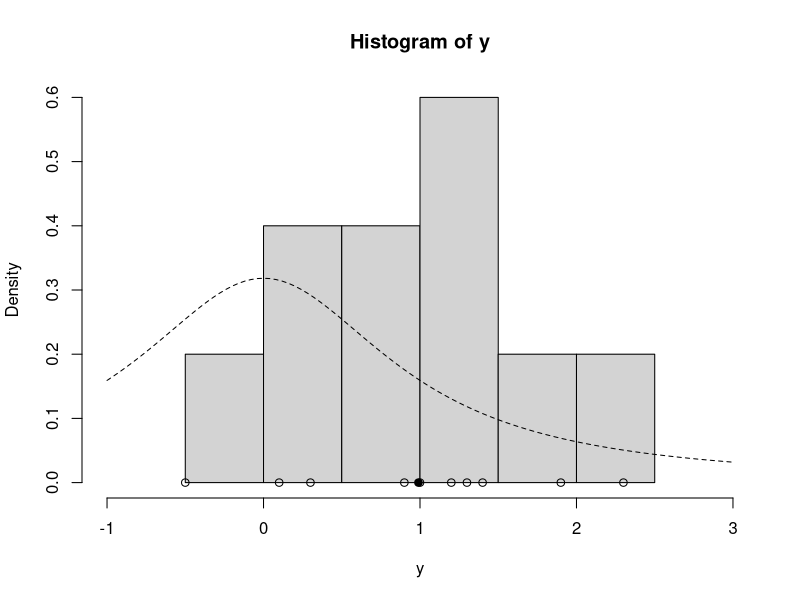
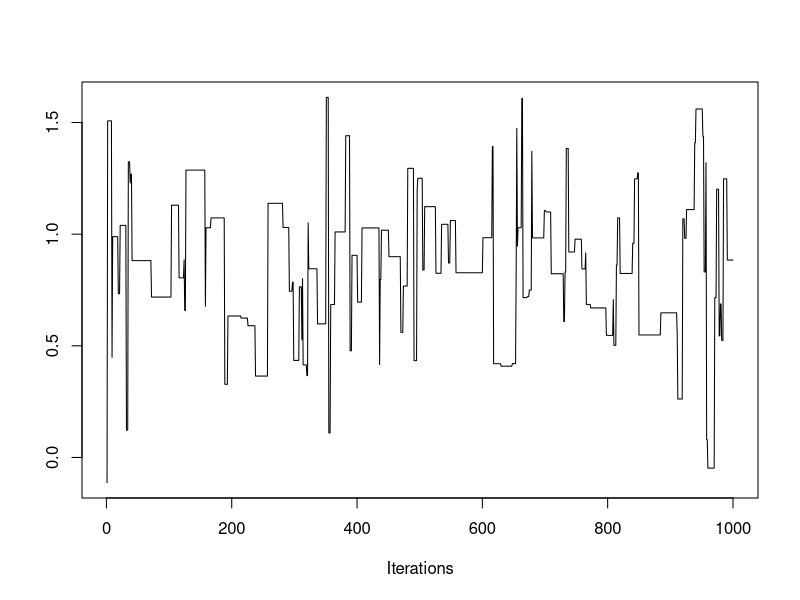
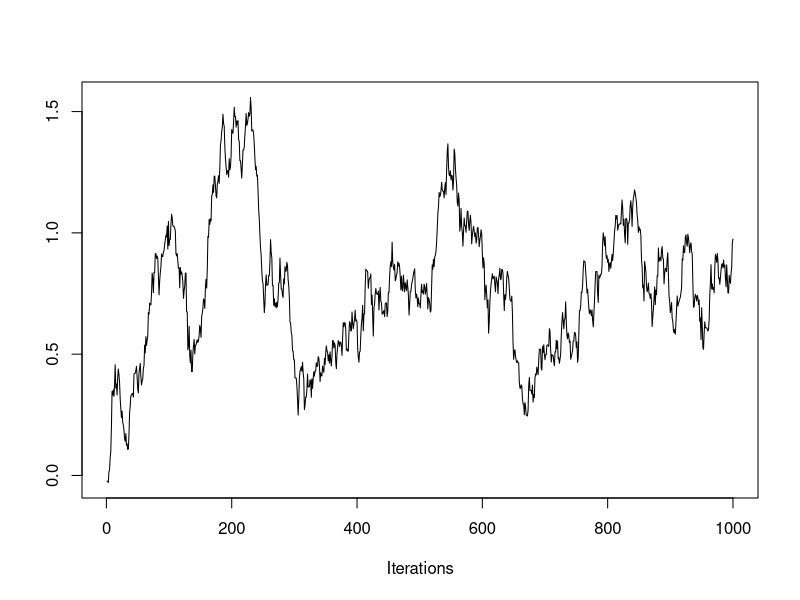
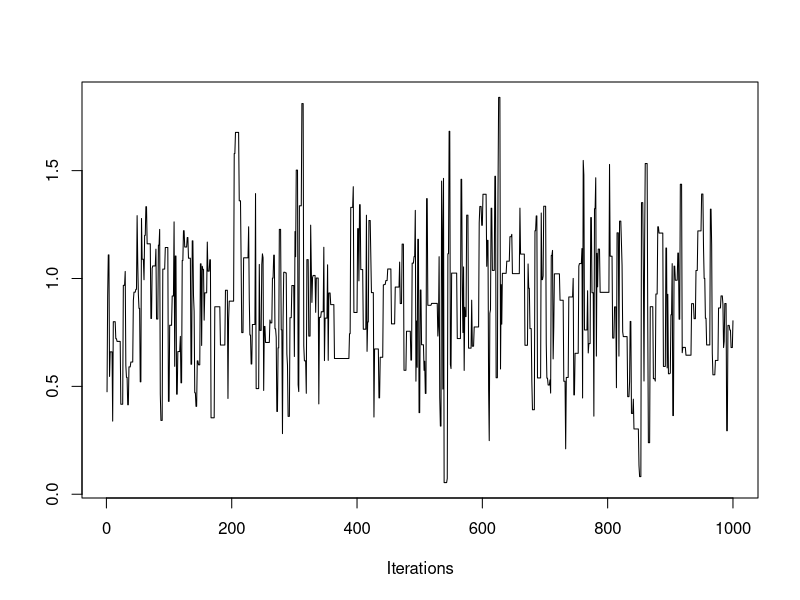
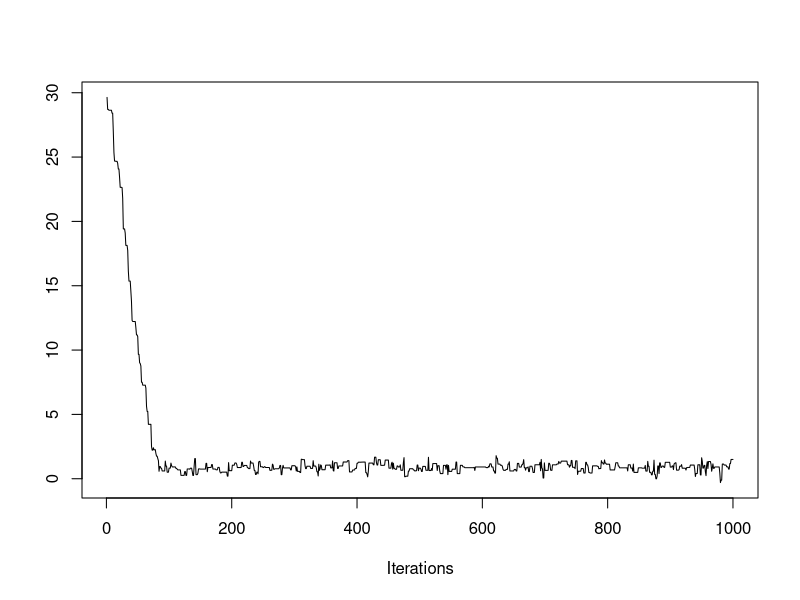
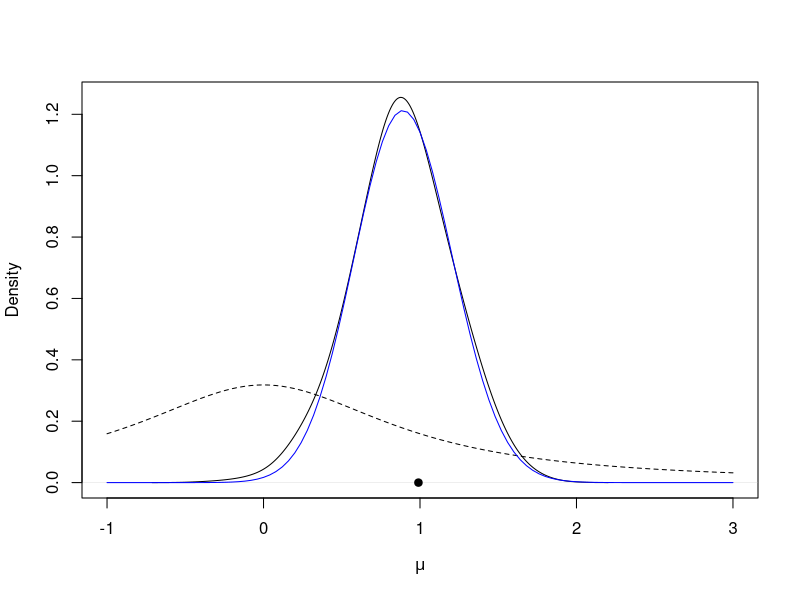
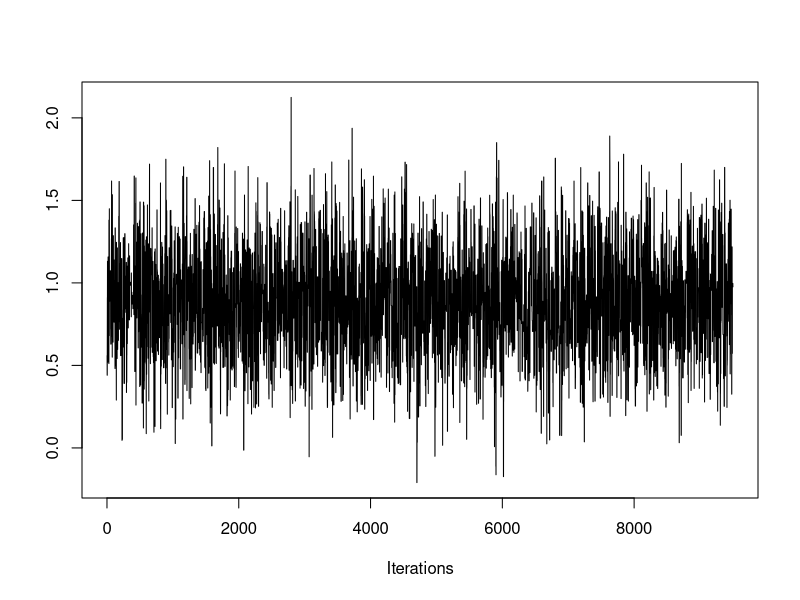
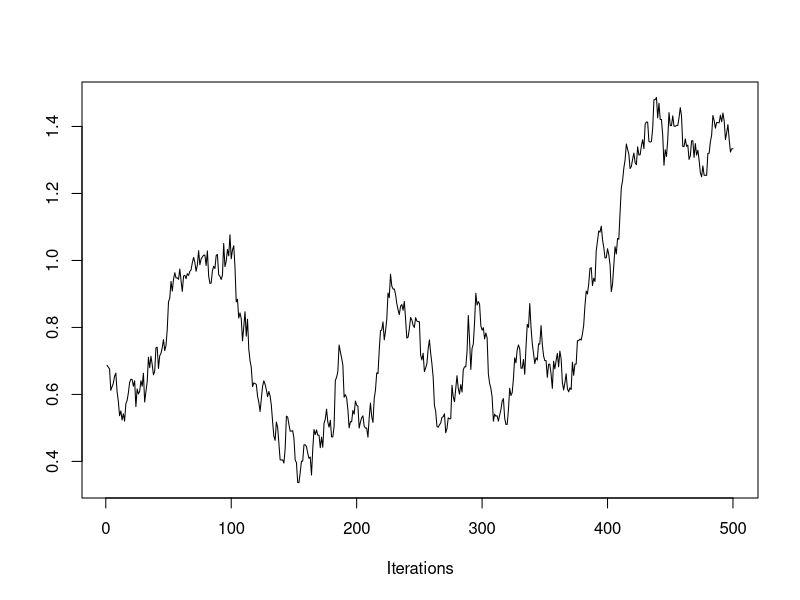

The R script that drew these images, in order:
lg = function(mu, n, ybar) {
  mu2 = mu^2
  n * (ybar * mu - mu2 / 2.0) - log(1 + mu2)
}

mh = function(n, ybar, n_iter, mu_init, cand_sd) {
  ## Random-Walk Metropolis-Hastings algorithm
  
  ## step 1, initialize
  mu_out = numeric(n_iter)
  accpt = 0
  mu_now = mu_init
  lg_now = lg(mu=mu_now, n=n, ybar=ybar)
  
  ## step 2, iterate
  for (i in 1:n_iter) {
    ## step 2a
    mu_cand = rnorm(n=1, mean=mu_now, sd=cand_sd) # draw a candidate
    
    ## step 2b
    lg_cand = lg(mu=mu_cand, n=n, ybar=ybar) # evaluate log of g with the candidate
    lalpha = lg_cand - lg_now # log of acceptance ratio
    alpha = exp(lalpha)
    
    ## step 2c
    u = runif(1) # draw a uniform variable which will be less than alpha with probability min(1, alpha)
    if (u < alpha) { # then accept the candidate
      mu_now = mu_cand
      accpt = accpt + 1 # to keep track of acceptance
      lg_now = lg_cand
    }
    
    ## collect results
    mu_out[i] = mu_now # save this iteration's value of mu
  }
  
  ## return a list of output
  list(mu=mu_out, accpt=accpt/n_iter)
}

y = c(1.2, 1.4, -0.5, 0.3, 0.9, 2.3, 1.0, 0.1, 1.3, 1.9)
ybar = mean(y)
n = length(y)
hist(y, freq=FALSE, xlim=c(-1.0, 3.0)) # histogram of the data
curve(dt(x=x, df=1), lty=2, add=TRUE) # prior for mu
points(y, rep(0,n), pch=1) # individual data points
points(ybar, 0, pch=19) # sample mean

set.seed(43) # set the random seed for reproducibility
post = mh(n=n, ybar=ybar, n_iter=1e3, mu_init=0.0, cand_sd=3.0)
str(post)

library("coda")
traceplot(as.mcmc(post$mu))

post = mh(n=n, ybar=ybar, n_iter=1e3, mu_init=0.0, cand_sd=0.05)
post$accpt

traceplot(as.mcmc(post$mu))

post = mh(n=n, ybar=ybar, n_iter=1e3, mu_init=0.0, cand_sd=0.9)
post$accpt

traceplot(as.mcmc(post$mu))

post = mh(n=n, ybar=ybar, n_iter=1e3, mu_init=30.0, cand_sd=0.9)
post$accpt

traceplot(as.mcmc(post$mu))

post$mu_keep = post$mu[-c(1:100)] # discard the first 200 samples
plot(density(post$mu_keep, adjust=2.0), main="", xlim=c(-1.0, 3.0), xlab=expression(mu)) # plot density estimate of the posterior
curve(dt(x=x, df=1), lty=2, add=TRUE) # prior for mu
points(ybar, 0, pch=19) # sample mean

curve(0.017*exp(lg(mu=x, n=n, ybar=ybar)), from=-1.0, to=3.0, add=TRUE, col="blue") # approximation to the true posterior in blue


# lesson6 code added
set.seed(61)
post0 = mh(n=n, ybar=ybar, n_iter=10e3, mu_init=0.0, cand_sd=0.9)
coda::traceplot(as.mcmc(post0$mu[-c(1:500)]))

set.seed(61)
post1 = mh(n=n, ybar=ybar, n_iter=1e3, mu_init=0.0, cand_sd=0.04)
coda::traceplot(as.mcmc(post1$mu[-c(1:500)]))

set.seed(61)
post2 = mh(n=n, ybar=ybar, n_iter=100e3, mu_init=0.0, cand_sd=0.04)
coda::traceplot(as.mcmc(post2$mu))

coda::autocorr.plot(as.mcmc(post0$mu))

coda::autocorr.diag(as.mcmc(post0$mu))

coda::autocorr.plot(as.mcmc(post1$mu))

coda::autocorr.diag(as.mcmc(post1$mu))

coda::effectiveSize(as.mcmc(post2$mu)) # effective sample size of ~350

## thin out the samples until autocorrelation is essentially 0. This will leave you with approximately independent samples. The number of samples remaining is similar to the effective sample size.
coda::autocorr.plot(as.mcmc(post2$mu), lag.max=500)


thin_interval = 400 # how far apart the iterations are for autocorrelation to be essentially 0.
thin_indx = seq(from=thin_interval, to=length(post2$mu), by=thin_interval)
head(thin_indx)


post2mu_thin = post2$mu[thin_indx]
traceplot(as.mcmc(post2$mu))

traceplot(as.mcmc(post2mu_thin))


coda::autocorr.plot(as.mcmc(post2mu_thin), lag.max=10)


raftery.diag(as.mcmc(post0$mu))

raftery.diag(as.mcmc(post0$mu), q=0.005, r=0.001, s=0.95)


# gelman-rubin 
set.seed(62)
post3 = mh(n=n, ybar=ybar, n_iter=500, mu_init=10.0, cand_sd=0.3)
coda::traceplot(as.mcmc(post3$mu))

# 
set.seed(61)

nsim = 500
post1 = mh(n=n, ybar=ybar, n_iter=nsim, mu_init=15.0, cand_sd=0.4)
post1$accpt

post2 = mh(n=n, ybar=ybar, n_iter=nsim, mu_init=-5.0, cand_sd=0.4)
post2$accpt

post3 = mh(n=n, ybar=ybar, n_iter=nsim, mu_init=7.0, cand_sd=0.1)
post3$accpt

post4 = mh(n=n, ybar=ybar, n_iter=nsim, mu_init=23.0, cand_sd=0.5)
post4$accpt

post5 = mh(n=n, ybar=ybar, n_iter=nsim, mu_init=-17.0, cand_sd=0.4)
post5$accpt

pmc = mcmc.list(as.mcmc(post1$mu), as.mcmc(post2$mu), 
                as.mcmc(post3$mu), as.mcmc(post4$mu), as.mcmc(post5$mu))
str(pmc)

coda::traceplot(pmc)


coda::gelman.diag(pmc)


coda::gelman.plot(pmc)


nburn = 1000 # remember to discard early iterations
post0$mu_keep = post0$mu[-c(1:1000)]
summary(as.mcmc(post0$mu_keep))

mean(post0$mu_keep > 1.0) # posterior probability that mu  > 1.0

# 연습문제

